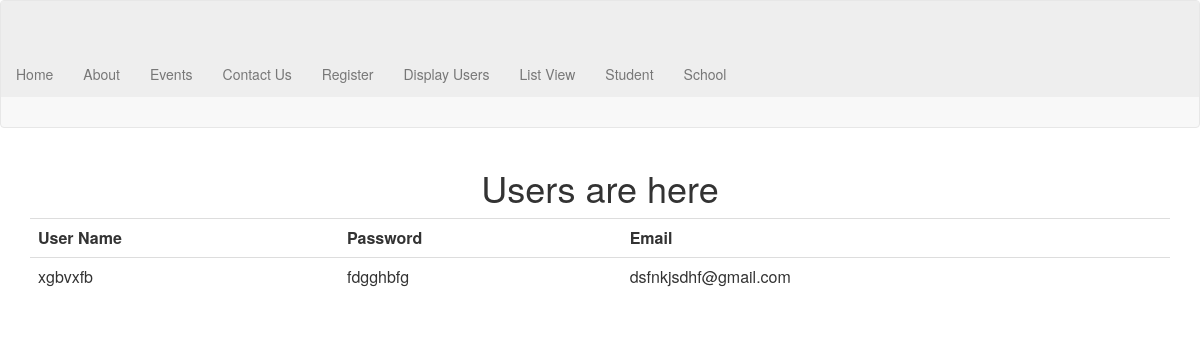
Page /first_app/users/ on the earlier database version.
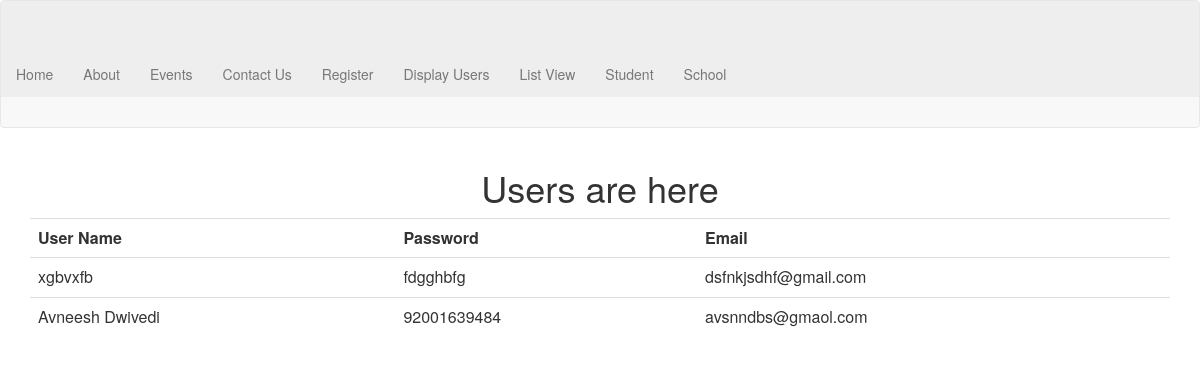
Same page on the later database version.
### first_app/models.py (models this page shows)
class RegisterModel(models.Model):
    FullName = models.CharField(max_length=100)
    Password = models.CharField(max_length=100)
    email = models.EmailField()

### first_app/views.py (the view)
def users(request):
    users = RegisterModel.objects.all()
    return render(request, 'users.html', {'users': users, 'title': 'show users'})

### first_app/template/users.html
{% extends 'index.html' %}
{% block content %}
<div class="row">
	<div class="col-md-12 text-center">
		<h1>Users are here</h1>
		<table class="table table-hover">
			<tr><th>User Name</th><th>Password</th><th>Email</th></tr>
		{% for user in users %}
			<tr>
				<td>{{user.FullName}}</td>
				<td>{{user.Password}}</td>
				<td>{{user.email}}</td>
			</tr>
		{% endfor %}
	</table>
	</div>
{% endblock %}

Differences in the rows shown:
added RegisterModel: FullName "Avneesh Dwivedi", Password "92001639484", email "avsnndbs@gmaol.com"
